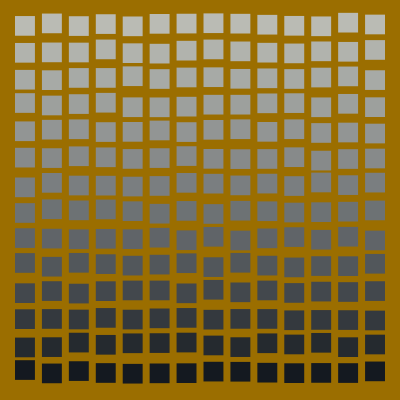
Frame 1 (no input)
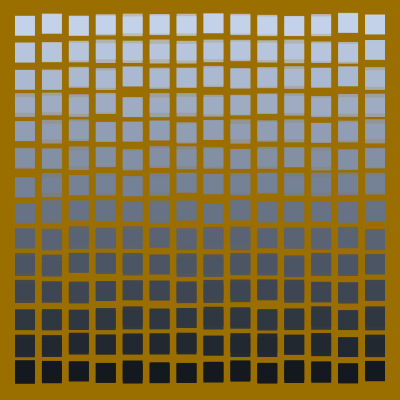
Frame 2 (the mouse pressed at the canvas centre, redrawn once)

The p5.js sketch that drew these frames (run headless with seeded random() and noise() and a simulated clock; the mouse was pressed at the canvas centre and the sketch redrawn once):

// p5.js sketch
// ── sketch.js
function setup() {
  createCanvas(400, 400);
  background(155,110,0);
  noLoop();
  noStroke();
}
function draw() {
  let border = 15; // border size
  let spacing = 7; // space between squares
  let cols = 14; // how many columns
  let rows = 14; // how many rows
  let w = (width - 2 * border - (cols - 1) * spacing) / cols; // dimensions & positioning of col
  let h = (height - 2 * border - (rows - 5) * 1.5 * spacing) / rows; // dimensions & positioning of row
  
  for (let row = 0; row < rows; row++) { // help identify row and color 
    let c = lerpColor(color(200, 220, 255, 180), color(20, 25, 32), row / (rows - 1)); // gradient
    for (let col = 0; col < cols; col++) { // help identify horizontal position of square
      let x = border + col * (w + spacing);
      let y = border + row * (h + spacing);
      
      let yOffset = random(-h / 8, h / 8); // offset position of squares horizontally
      
      y += yOffset;

      fill(c); // set fill color for the current row
      rect(x, y, w, h);

    } 
  }
}
